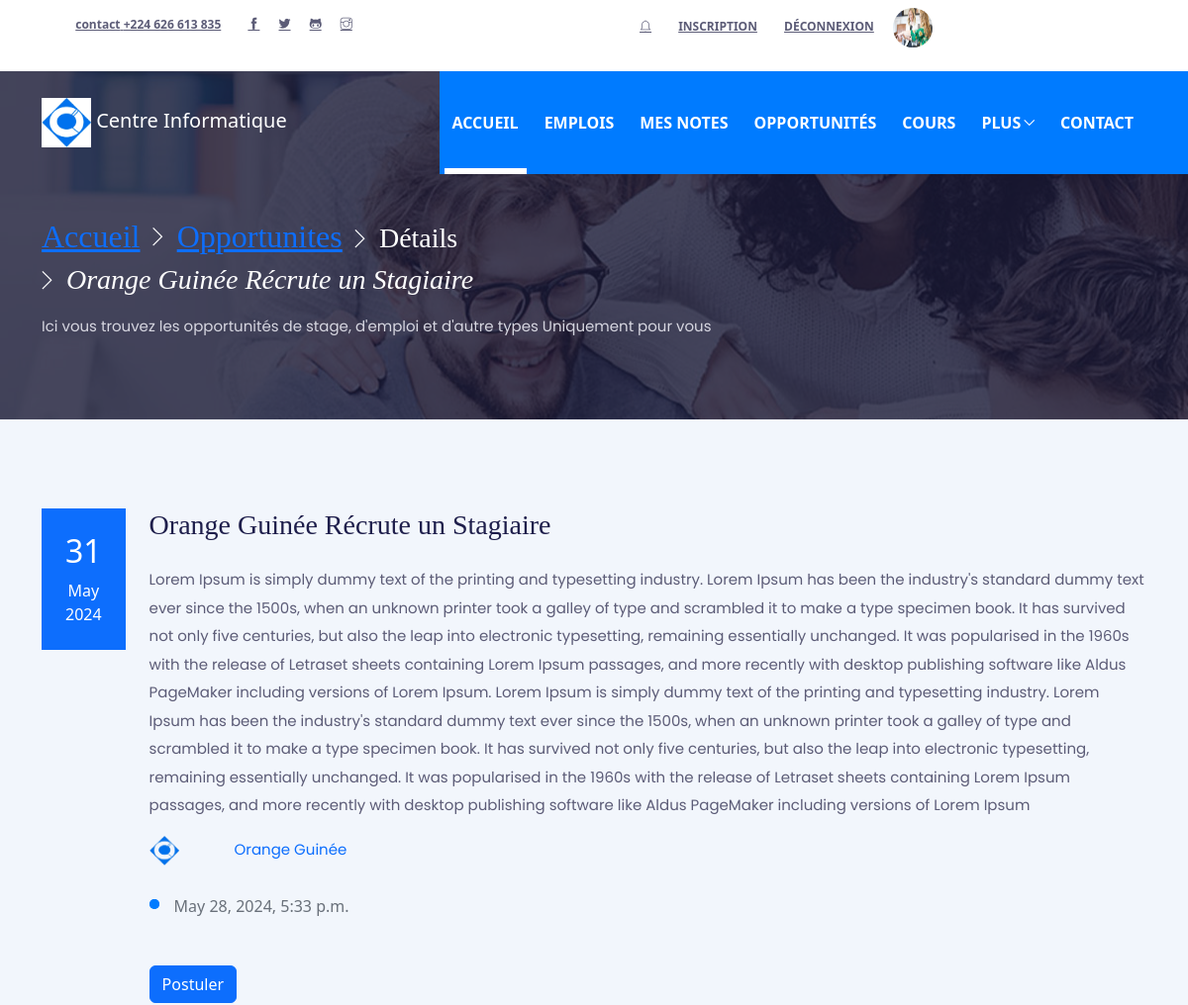
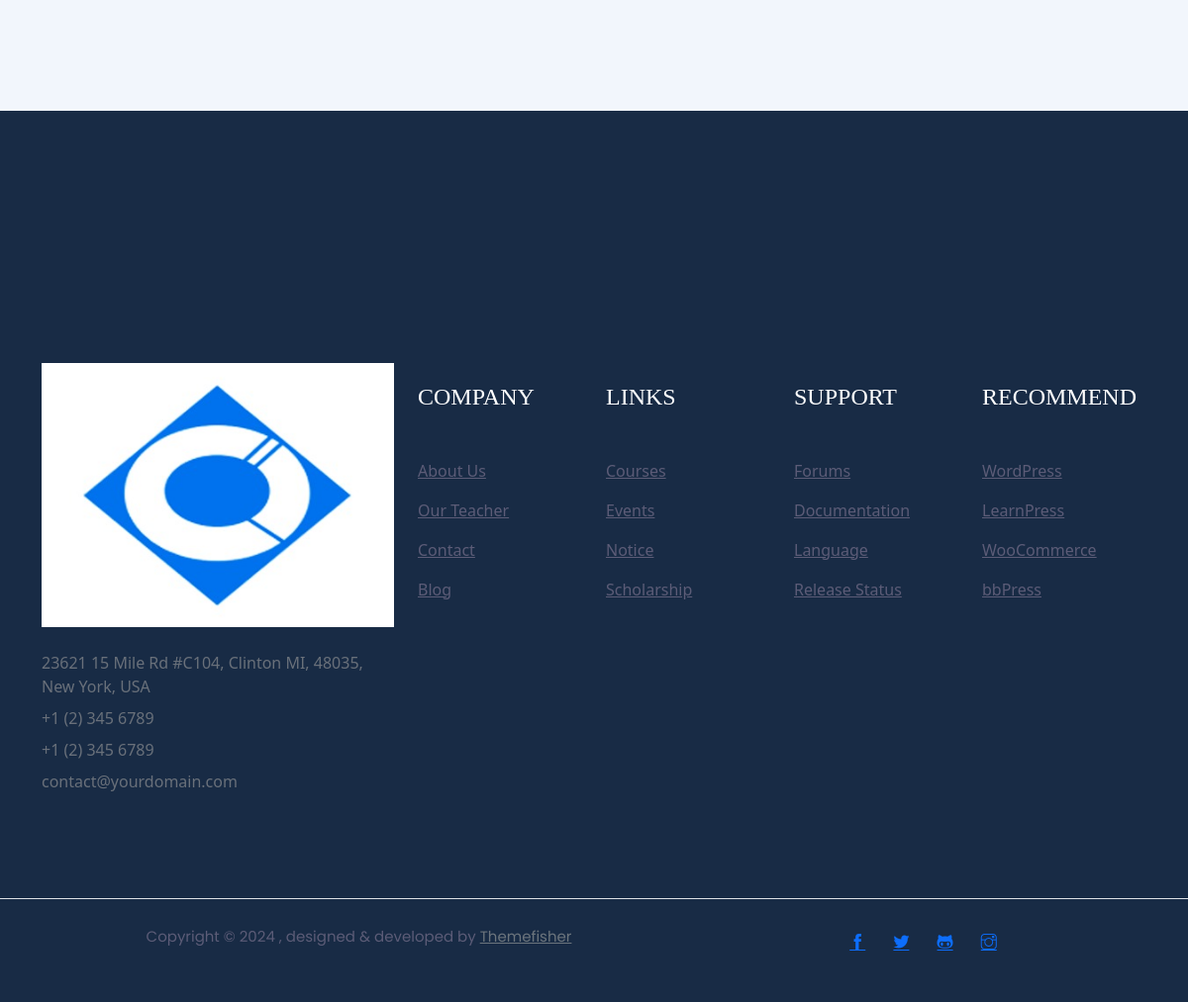
Page /opportunite_detail/orange-guinee-recrute/ (signed in) on the committed database (2 pictures, top to bottom).
### Application/models.py (models this page shows, shortened)
class Etudiant(models.Model):
    user = models.OneToOneField(User, on_delete=models.CASCADE,blank=True,null=True)
    ine = models.CharField(max_length=50, unique=True)  # INE attribué au Etudiant par Gupol
    pv = models.CharField(max_length=20, unique=True)  # PV du bac
    pere = models.CharField(max_length=50)  # le prenom du père
    mere = models.CharField(max_length=100)  # le nom complet de la mère
    date_naissance = models.DateField(max_length=10,default="1900-01-01")
    lieu_naissance = models.CharField(max_length=50)
    ecole_origine = models.CharField(max_length=10)
    departement = models.ForeignKey(Departement, on_delete= models.CASCADE)
    licence = models.ForeignKey(Licence, on_delete=models.CASCADE)
    genre = models.BooleanField(default=True)
    adresse = models.CharField(max_length=50, default ="Conakry")
    tel = models.CharField(max_length=50,blank=True, null=True)
    photo_profile = models.ImageField(upload_to="img_profile_etudiant", blank=True, null=True)

class Opportunite(models.Model):
    titre = models.CharField(max_length=200)
    type_op = models.ForeignKey(Type_opportunite, on_delete=models.CASCADE)
    description = models.TextField(default="votre description ici")
    partenaire = models.ForeignKey(Partenaire, on_delete=models.CASCADE)
    piece_jointe = models.FileField(upload_to='documents_televerser', max_length=100, blank=True, null=True)
    date_pub = models.DateTimeField(auto_now=True)
    date_limite = models.DateTimeField(null=True, blank=True)
    slug = models.SlugField()

class Partenaire(models.Model):
    nom = models.CharField(max_length=50)
    slug = models.SlugField()
    logo = models.ImageField(upload_to='logo_partenaire', blank=True, null=True)

### Application/views.py (the view)
# urls.py: path('opportunite_detail/<str:opportunite>/',opportunite_detail,name="opportunite_detail"),
@login_required(login_url='login')
def opportunite_detail(request,opportunite):
    Opporte = get_object_or_404(Opportunite,slug=opportunite)
    context = {
        'opportunite': Opporte,
    }
    return render(request,"opportunite/details_opportunite.html", context)

### Application/templates/opportunite/details_opportunite.html (shortened to what this page needs)
{% extends 'base.html' %}
{% load static %}
{% block containt %}
        <section class="page-title-section overlay" data-background="{% static 'images/backgrounds/page-title.jpg' %}">
            <div class="container">
                <div class="row">
                    <div class="col-md-8">
                        <ul class="list-inline custom-breadcrumb mb-2">
                            <li class="list-inline-item"><a class="h2 text-primary font-secondary" href="{% url 'index' %}">Accueil</a></li>
                            <li class="list-inline-item text-white h3 font-secondary nasted"><a class="h2 text-primary font-secondary" href="{% url 'opportunite' %}">Opportunites</a></li>
                            <li class="list-inline-item text-white h3 font-secondary nasted">Détails</li>
                            <li class="list-inline-item text-white h3 font-secondary nasted"><i>{{ opportunite.titre }}</i></li>
                        </ul>
                        <p class="text-lighten mb-0">Ici vous trouvez les opportunités de stage, d'emploi et d'autre types Uniquement pour vous </p>
                    </div>
                </div>
            </div>
        </section>
        <section class="section">
            <div class="container">
              <div class="row">
                <div class="col-12">
                  <div class="d-flex">
                    <div class="text-center mr-4">
                      <div class="p-4 bg-primary text-white">
                          <span class="h2 d-block">{{opportunite.date_limite|date:'d'}}</span> {{opportunite.date_limite | date:'M Y'}}
                      </div>
                    </div>
                    <div>
                      <h3 class="mb-4">{{opportunite.titre}}</h3>
                      <p>{{opportunite.description}}</p>
                      <div class="row">
                        {% if opportunite.partenaire.logo %}
                        <div class="col-1">
                        <img src="{{opportunite.partenaire.logo.url}}" alt="logo" style="width: 30px; height:30px">
                        </div>
                        {% endif %}
                        <p class="col-11 text-primary">{{opportunite.partenaire.nom}}</p>
                      </div>
                      <ul class="list-styled mb-5">
                        <li>{{opportunite.date_pub}}</li>
                      </ul>
                      <a href="{% url 'postulation' opportunite.id %}" class="btn btn-primary">Postuler</a>
                    </div>
                  </div>
                </div>
              </div>
            </div>
          </section>
{% endblock %}

### Application/templates/_partials/navbar.html (shortened to what this page needs)
{% load static %}
<header class="fixed-top header">
  <div class="top-header py-2 bg-white mb-0 py-0">
    <div class="container">
      <div class="row no-gutters">
        <div class="col-lg-4 text-center text-lg-left">
          <a class="text-color mr-3" href="tel:+443003030266"><strong>contact</strong> +224 626 613 835</a>
          <ul class="list-inline d-inline">
            <li class="list-inline-item mx-0"><a class="d-inline-block p-2 text-color" href="https://facebook.com/themefisher/"><i class="ti-facebook"></i></a></li>
            <li class="list-inline-item mx-0"><a class="d-inline-block p-2 text-color" href="https://twitter.com/themefisher"><i class="ti-twitter-alt"></i></a></li>
            <li class="list-inline-item mx-0"><a class="d-inline-block p-2 text-color" href="https://github.com/themefisher"><i class="ti-github"></i></a></li>
            <li class="list-inline-item mx-0"><a class="d-inline-block p-2 text-color" href="https://instagram.com/themefisher/"><i class="ti-instagram"></i></a></li>
          </ul>
        </div>
        <div class="col-lg-8 text-center text-lg-right">
          <ul class="list-inline">
            <li class="list-inline-item"><a class="text-uppercase text-color p-sm-2 py-2 px-0 d-inline-block" href="notice.html"><i class="ti-bell 2x"></i></a></li>
            <li class="list-inline-item"><a class="text-uppercase text-color p-sm-2 py-2 px-0 d-inline-block" href="{% url 'verifier' %}">Inscription</a></li>
            {% if user.is_authenticated %}
              <li class="list-inline-item"><a class="text-uppercase text-color p-sm-2 py-2 px-0 d-inline-block" href="{% url 'logout' %}">Déconnexion</a></li>
              {% if user.etudiant.photo_profile %}
                <li class="list-inline-item">
                  <img src="{{user.etudiant.photo_profile.url}}" style="width:40px;height:40px; border-radius:30px; margin:0px" data-toggle="modal" data-target="#profileModal">
                </li>
              {% else %}
                <li class="list-inline-item">
                  <img src="{% static 'images/teacher.jpg' %}" style="width:40px;height:40px; border-radius:30px; margin:0px" data-toggle="modal" data-target="#profileModal">
                </li>
              {% endif %}
            {% endif %}
          </ul>
        </div>
      </div>
    </div>
  </div>
  <div class="navigation w-100">
    <div class="container">
      <nav class="navbar navbar-expand-lg navbar-dark p-0">
        <a class="navbar-brand" href="{% url 'index' %}"><img src="{% static 'images/small_logo.png' %}" alt="logo" style="width:50px; height:50px"> Centre Informatique</a>
        <div class="collapse navbar-collapse" id="navigation">
          <ul class="navbar-nav ml-auto text-center">
            <li class="nav-item active">
              <a class="nav-link text-white" href="{% url 'index' %}">Accueil</a>
            </li>
            {% if user.is_authenticated and user.etudiant %}
              <li class="nav-item">
                <a class="nav-link" href="about.html">Emplois</a>
              </li>
              <li class="nav-item">
                <a class="nav-link" href="{% url 'notes' %}">Mes Notes</a>
              </li>
              <li class="nav-item">
                <a class="nav-link" href="{% url 'opportunite' %}">Opportunités</a>
              </li>
            {% endif %}
            <li class="nav-item">
              <a class="nav-link text-white" href="{% url 'cours' %}">Cours</a>
            </li>
            <li class="nav-item dropdown">
              <a class="nav-link dropdown-toggle text-white" href="#" id="navbarDropdown" role="button" data-toggle="dropdown" aria-haspopup="true" aria-expanded="false">Plus</a>
            </li>
            <li class="nav-item">
              <a class="nav-link text-white" href="contact.html">CONTACT</a>
            </li>
          </ul>
        </div>
      </nav>
    </div>
  </div>
</header>

### Application/static/css/style.css (style rules this page uses)
body { line-height: 1.2; font-family: "Poppins", sans-serif; -webkit-font-smoothing: antialiased; font-size: 15px; color: #5c5c77; }
p, .paragraph { font-weight: 400; color: #5c5c77; font-size: 15px; line-height: 1.9; font-family: "Poppins", sans-serif; }
h1, h2, h3, h4, h5, h6 { color: #1e1e4b; font-family: "futura-bold"; font-weight: 700; line-height: 1.2; }
h2, .h2 { font-size: 40px; }
h3, .h3 { font-size: 25px; }
.btn { font-size: 16px; font-family: "Poppins", sans-serif; text-transform: capitalize; padding: 15px 40px; border-radius: 0; font-weight: 500; border: 0; position: relative; z-index: 1; transition: 0.2s ease; overflow: hidden; white-space: nowrap; }
.btn::before { position: absolute; content: ""; height: 80%; width: 100%; left: 0; bottom: 10%; z-index: -1; transition: transform 0.2s ease-in-out; transform-origin: top; transform: scaleY(0); }
.btn-primary { color: #fff; background-color: var(--primary); }
.btn-primary::before { background-color: #fff; }
body { background-color: #fff; overflow-x: hidden; }
ol, ul { list-style-type: none; margin: 0px; }
img { vertical-align: middle; border: 0; }
a, a:hover, a:focus { text-decoration: none; }
a, button, select { cursor: pointer; transition: 0.2s ease; }
.section { padding-top: 90px; padding-bottom: 90px; }
.overlay { position: relative; }
.overlay::before { position: absolute; content: ""; height: 100%; width: 100%; top: 0; left: 0; background: #1a1a37; opacity: 0.8; }
.bg-primary { background: var(--primary) !important; }
.text-primary { color: var(--primary) !important; }
.text-color { color: #5c5c77; }
.text-lighten { color: #d6d6e0 !important; }
.font-secondary { font-family: "futura-bold"; }
.page-title-section { padding: 200px 0 80px; }
.custom-breadcrumb li.nasted { position: relative; padding-left: 25px; }
.custom-breadcrumb li.nasted::before { position: absolute; font-family: "themify"; content: "\e649"; font-size: 20px; top: 50%; left: -5px; color: #fff; transform: translateY(-50%); }
.list-styled { padding-left: 25px; }
.list-styled li { position: relative; margin-bottom: 15px; }
.list-styled li::before { position: absolute; content: ""; height: 10px; width: 10px; border-radius: 50%; background: var(--primary); left: -25px; top: 5px; }
.top-header { font-size: 12px; transition: transform 0.2s ease; transform-origin: top; font-weight: 600; }
.navigation { background: linear-gradient(to right, transparent 50%, var(--primary) 50%); transition: 0.2s ease; }
.navbar-nav { padding-left: 50px; background: var(--primary); }
.nav-item { margin: 0 5px; position: relative; }
.nav-item .nav-link { text-transform: uppercase; font-weight: 600; }
.nav-item::before { position: absolute; left: 0; bottom: 0; height: 6px; width: 100%; content: ""; background: #fff; transform: scaleY(0); transform-origin: top; transition: transform 0.3s ease; pointer-events: none; }
.nav-item:hover::before, .nav-item.active::before { transform: scaleY(1); transform-origin: bottom; }
.navbar-dark .navbar-nav .nav-link { color: #fff; }
.navbar-dark .navbar-nav .active > .nav-link, .navbar-dark .navbar-nav .nav-link.active, .navbar-dark .navbar-nav .nav-link.show, .navbar-dark .navbar-nav .show > .nav-link { color: #fff; }
.navbar-expand-lg .navbar-nav .nav-link { padding: 40px 0px; }
.navbar .nav-item > .dropdown-toggle::after { border: 0; margin-left: 0.255em; vertical-align: 1px; content: "\e64b"; font-family: "themify"; font-size: 11px; width: auto; }

### Application/templates/_partials/navbar.html (style rules this page uses)
body { margin-top:20px; background-color:#f2f6fc; color:#69707a; }

### rows in the picture
Opportunite: titre "Orange Guinée Récrute un Stagiaire", date_limite "31", date_limite "May 2024", description "Lorem Ipsum is simply dummy text of the printing and typesetting industry. Lorem Ipsum has been the industry's standard dummy text ever since the 1500s, when an unknown printer took a galley of type and scrambled it to make a type specimen book. It has survived not only five centuries, but also the leap into electronic typesetting, remaining essentially unchanged. It was popularised in the 1960s with the release of Letraset sheets containing Lorem Ipsum passages, and more recently with desktop publishing software like Aldus PageMaker including versions of Lorem Ipsum. Lorem Ipsum is simply dummy text of the printing and typesetting industry. Lorem Ipsum has been the industry's standard…", partenaire.logo (picture), partenaire.nom "Orange Guinée", date_pub "May 28, 2024, 5:33 p.m."
